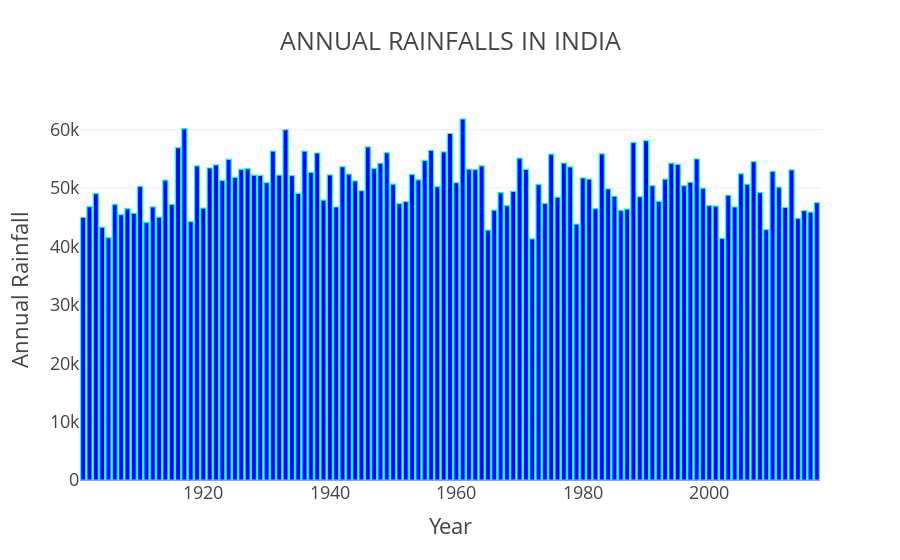

Notebook code cell kept with this figure:
### Markdown cell above
**Compare Rainfall in each year**

### Code cell
years = [] # creating seperate list of year
rainfalls = [] #creating seperate list of rainfall 
for year, df in data.groupby('YEAR'):
    rainfall = df['ANNUAL'].sum()  
    years.append(year)
    rainfalls.append(rainfall)

year_trace = go.Bar(x = years, y = rainfalls,
                   marker = dict(color = 'blue', 
                                 line = dict(color = 'cyan',width = 1.2)))
year_layout = go.Layout(template = 'presentation',
                        title = 'ANNUAL RAINFALLS IN INDIA',
                        xaxis= dict(title = 'Year'),
                        yaxis = dict(title = 'Annual Rainfall'))
year_fig = go.Figure(data = [year_trace], layout = year_layout)
year_fig.show()
